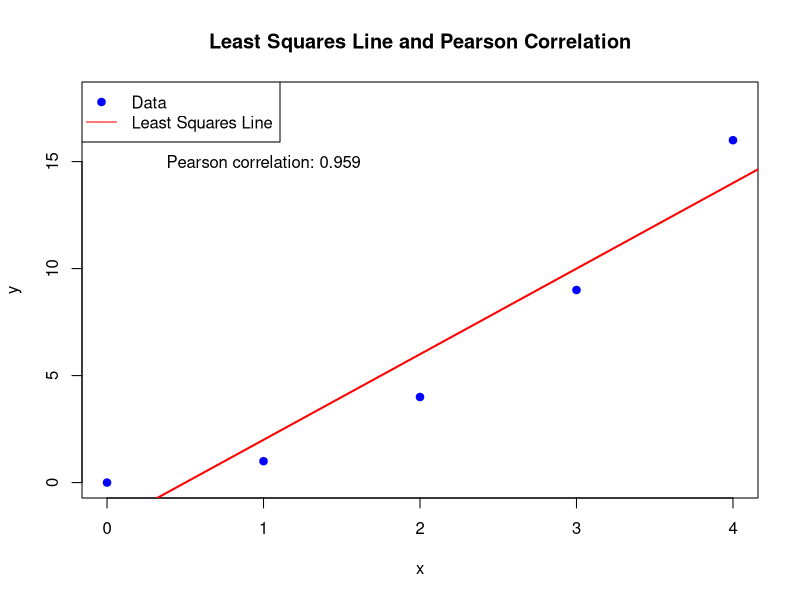

The R script that drew this image:
x <- c(0, 1, 2, 3, 4)
y <- c(0, 1, 4, 9, 16)
data <- data.frame(x, y)

pearson_cor <- cor(x, y, method = "pearson")

# Linear regression
model <- lm(y ~ x, data = data)

plot(x, y, pch = 19, col = "blue", 
     main = "Least Squares Line and Pearson Correlation",
     xlab = "x", ylab = "y", xlim = c(0, 4), ylim = c(0, 18))
abline(model, col = "red", lwd = 2)
legend("topleft", legend = c("Data", "Least Squares Line"),
       col = c("blue", "red"), pch = c(19, NA), lty = c(NA, 1))

text(1, 15, paste("Pearson correlation:", round(pearson_cor, 3)), col = "black")
